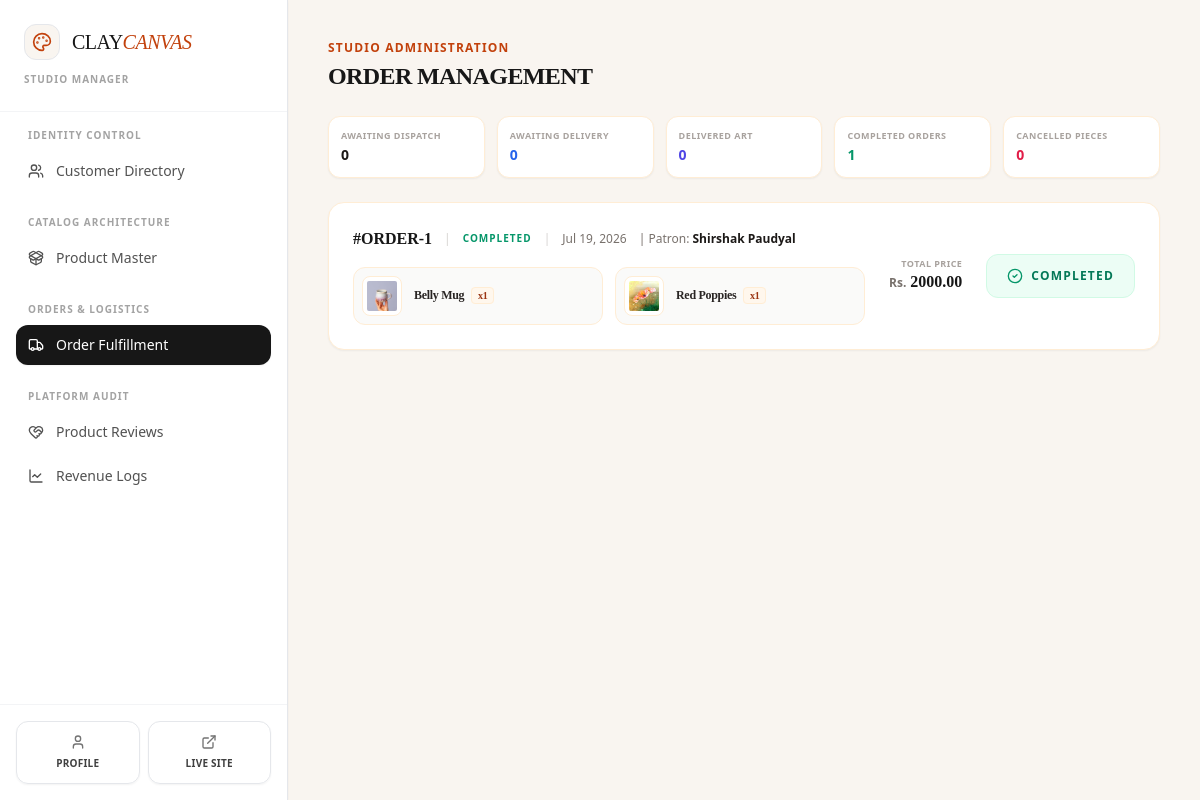
The page /dashboard/admin/?section=order-fulfillment (signed in) on the database as committed earlier.
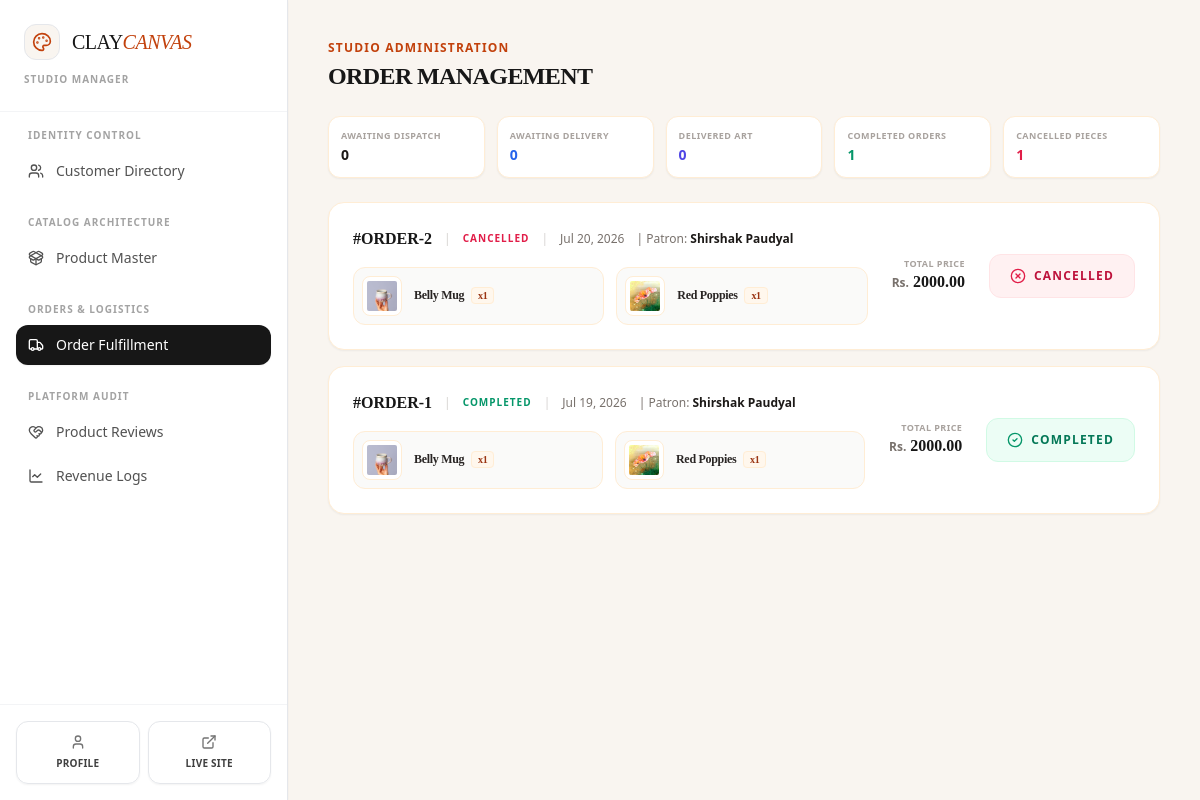
The same page on the database as committed later.
### cc_app/models.py (models this page shows, shortened)
class Order(models.Model):
    class Status(models.TextChoices):
        CONFIRMED = 'confirmed', 'Order Confirmed'
        SHIPPING = 'shipping', 'In Transit'
        DELIVERED = 'delivered', 'Delivered'
        COMPLETED = 'completed', 'Completed'
        CANCELLED = 'cancelled', 'Cancelled'
    class PaymentMethod(models.TextChoices):
        ESEWA = 'esewa', 'eSewa'
        COD = 'cod', 'Cash on Delivery'
    customer = models.ForeignKey(User, on_delete=models.CASCADE, related_name='orders')
    total_amount = models.DecimalField(max_digits=12, decimal_places=2)
    status = models.CharField(max_length=20, choices=Status.choices, default=Status.CONFIRMED)
    transaction_id = models.CharField(max_length=100, blank=True, null=True, help_text="Payment provider tracking reference ID")
    shipping_address = models.TextField()
    payment_method = models.CharField(max_length=20, choices=PaymentMethod.choices, default=PaymentMethod.ESEWA)
    created_at = models.DateTimeField(auto_now_add=True)

class User(AbstractUser):
    phone = models.CharField(max_length=20, blank=True)
    address = models.TextField(blank=True)
    profile_picture = models.ImageField(upload_to='images/user/', blank=True, null=True)

class OrderItem(models.Model):
    order = models.ForeignKey(Order, on_delete=models.CASCADE, related_name='items')
    product = models.ForeignKey(Product, on_delete=models.CASCADE)
    price_at_purchase = models.DecimalField(max_digits=10, decimal_places=2)
    quantity = models.PositiveIntegerField(default=1)

class Product(models.Model):
    class Category(models.TextChoices):
        PAINTINGS = 'paintings', 'Original Paintings'
        POTTERY = 'pottery', 'Handmade Pottery'
        CERAMICS = 'ceramics', 'Sculptures & Ceramics'
        PRINTS = 'prints', 'Canvas & Fine Art Prints'
        ACCESSORIES = 'accessories', 'Art Supplies & Displays'
    name = models.CharField(max_length=255)
    category = models.CharField(max_length=30, choices=Category.choices)
    description = models.TextField(help_text="Detailed description of the artwork, dimensions, and materials used.")
    price = models.DecimalField(max_digits=10, decimal_places=2)
    stock = models.PositiveIntegerField(default=1, help_text="Set to 1 for unique, original one-off masterworks.")
    product_image = models.ImageField(upload_to='images/products/')
    is_active = models.BooleanField(default=True)
    created_at = models.DateTimeField(auto_now_add=True)

### cc_app/views/dashboard.py (the view)
# urls.py: path('dashboard/admin/', admin_dashboard_view, name='admin_dashboard'),
@login_required
def admin_dashboard_view(request):
    if not request.user.is_staff:
        messages.error(request, "You do not have permission to access the admin dashboard.")
        return redirect('/')
    section = request.GET.get('section', 'customer-management')
    context = {
        'section': section,
        'awaiting_dispatch_count': Order.objects.filter(status='confirmed').count(),
        'awaiting_delivery_count': Order.objects.filter(status='shipping').count(),
        'delivered_count': Order.objects.filter(status='delivered').count(),
        'completed_count': Order.objects.filter(status='completed').count(),
        'cancelled_count': Order.objects.filter(status='cancelled').count(),
        'total_gross_revenue': Order.objects.filter(status='completed').aggregate(total=models.Sum('total_amount'))['total'] or 0,
    }
    if section == 'customer-management':
        context['customers'] = User.objects.filter(is_staff=False).order_by('-date_joined')
    elif section == 'product-management':
        context['products'] = Product.objects.all().order_by('-created_at')
    elif section == 'order-fulfillment':
        context['orders'] = Order.objects.all().order_by('-created_at')
    elif section == 'product-reviews':
        context['reviews'] = None
    elif section == 'revenue-logs':
        context['revenue_logs'] = Order.objects.filter(status='completed').order_by('-created_at')
    return render(request,'dashboard/admin_dashboard.html', context)

### cc_app/templates/dashboard/admin_dashboard.html (shortened to what the changed rows need)
<!DOCTYPE html>
<html lang="en">
<head>
    {% load static %}
    <link href="{% static 'css/styles.css' %}" rel="stylesheet" />
</head>
<body class="bg-[#f9f5f0] flex min-h-screen overflow-hidden text-neutral-900">
    <aside class="w-72 bg-white flex flex-col shadow-sm relative z-30 border-r border-gray-200">
        <div class="p-6 border-b border-gray-100">
            <div class="flex items-center gap-3">
                <h1 class="text-xl font-serif font-normal tracking-tight text-neutral-900">
                    CLAY<span class="text-orange-700 italic font-light">CANVAS</span>
                </h1>
            </div>
        </div>
    </aside>
    <main class="flex-grow flex flex-col h-screen overflow-y-auto bg-[#f9f5f0] p-6 lg:p-10">
        <div class="max-w-7xl w-full mx-auto">
            {% if section == 'customer-management' or not section %}
                {% include 'dashboard/admin/_customer_management.html' %}
            {% elif section == 'product-management' %}
                {% include 'dashboard/admin/_product_management.html' %}
            {% elif section == 'order-fulfillment' %}
                {% include 'dashboard/admin/_order_fulfillment.html' %}
            {% elif section == 'product-reviews' %}
                {% include 'dashboard/admin/_product_reviews.html' %}
            {% elif section == 'revenue-logs' %}
                {% include 'dashboard/admin/_revenue_logs.html' %}
            {% endif %}
        </div>
    </main>
</body>
</html>

### cc_app/templates/dashboard/admin/_order_fulfillment.html (shortened to what the changed rows need)
<div class="space-y-6">
    <div class="flex flex-col xl:flex-row xl:items-center justify-between gap-6">
        <div>
            <h2 class="text-xs font-bold uppercase tracking-widest text-orange-700 mb-1">Studio Administration</h2>
            <h1 class="text-2xl font-bold text-stone-950 tracking-tight uppercase font-serif">Order Management</h1>
        </div>
        <div class="grid grid-cols-2 sm:grid-cols-5 gap-3 w-full xl:w-auto">
            <div class="bg-white border border-orange-100 rounded-xl p-3 flex flex-col justify-center min-w-[140px] shadow-sm">
                <span class="text-[9px] uppercase font-bold tracking-wider text-stone-400 block mb-0.5">Cancelled Pieces</span>
                <span class="text-sm font-bold text-rose-600">{{ cancelled_count }}</span>
            </div>
        </div>
    </div>
    <div class="space-y-4">
        {% for order in orders %}
            <div class="bg-white border border-orange-100 rounded-2xl p-6 flex flex-col lg:flex-row lg:items-center justify-between gap-6 hover:border-orange-200 transition-all shadow-sm group">
                <div class="space-y-4 flex-grow w-full">
                    <div class="flex flex-wrap items-center gap-3">
                        <span class="font-bold text-base text-stone-950 font-serif">#ORDER-{{ order.id }}</span>
                        <span class="text-xs text-stone-300 font-light">|</span>
                        <span class="text-[10px] font-bold uppercase tracking-widest
                            {% if order.status == 'confirmed' %} text-amber-600
                            {% elif order.status == 'shipping' %} text-blue-600
                            {% elif order.status == 'delivered' %} text-indigo-600
                            {% elif order.status == 'cancelled' %} text-rose-600
                            {% else %} text-emerald-600 {% endif %}">
                            {{ order.get_status_display }}
                        </span>
                        <span class="text-xs text-stone-300 font-light">|</span>
                        <span class="text-xs text-stone-500 font-medium">{{ order.created_at|date:"M d, Y" }}</span>
                        <span class="text-xs text-stone-500 font-medium">| Patron: <strong class="text-stone-900 font-semibold">{{ order.customer.get_full_name }}</strong></span>
                    </div>
                    <div class="grid grid-cols-1 sm:grid-cols-2 gap-3 max-w-4xl">
                        {% for item in order.items.all %}
                            <div class="flex items-center gap-3 bg-stone-50 border border-orange-100 p-2 rounded-xl">
                                <div class="w-10 h-10 bg-white border border-orange-100 rounded-lg overflow-hidden flex items-center justify-center p-1 shrink-0">
                                    {% if item.product.product_image %}
                                        <img src="{{ item.product.product_image.url }}" alt="{{ item.product.name }}" class="w-full h-full object-cover rounded-sm">
                                    {% else %}
                                        <i data-lucide="palette" class="w-5 h-5 text-stone-300"></i>
                                    {% endif %}
                                </div>
                                <span class="text-stone-800 text-xs font-bold tracking-tight truncate flex-grow font-serif">
                                    {{ item.product.name }}
                                    <span class="text-orange-800 bg-orange-50 px-1.5 py-0.5 rounded border border-orange-100 text-[10px] font-bold ml-1">x{{ item.quantity }}</span>
                                </span>
                            </div>
                        {% endfor %}
                    </div>
                </div>
                <div class="flex flex-wrap sm:flex-nowrap items-center justify-between lg:justify-end gap-6 border-t lg:border-t-0 border-stone-100 pt-4 lg:pt-0 shrink-0 w-full lg:w-auto">
                    <div class="flex flex-col lg:text-right">
                        <span class="text-[9px] uppercase font-bold tracking-wider text-stone-400">Total Price</span>
                        <div class="flex items-baseline gap-0.5">
                            <span class="text-xs font-bold text-stone-500 mr-0.5">Rs.</span>
                            <span class="text-base font-bold text-orange-950 font-serif">{{ order.total_amount }}</span>
                        </div>
                    </div>
                    <div class="flex items-center gap-2 w-full sm:w-auto justify-end">
                        {% if order.status == 'confirmed' %}
                        <a href="/order/dispatch/{{ order.id }}" class="bg-orange-700 hover:bg-orange-800 text-white font-bold h-11 px-5 rounded-xl transition-all flex items-center justify-center gap-2 text-xs uppercase tracking-widest whitespace-nowrap shadow-md">
                            <i data-lucide="package" class="w-4 h-4"></i>
                            <span>Dispatch Artwork</span>
                        </a>
                        {% elif order.status == 'delivered' %}
                        <div class="bg-stone-50 border border-orange-100 text-stone-600 font-bold h-11 px-5 rounded-xl flex items-center justify-center gap-2 text-xs uppercase tracking-widest select-none min-w-[110px]">
                            <i data-lucide="clock" class="w-4 h-4 text-indigo-600"></i>
                            <span>Awaiting Handover</span>
                        </div>
                        {% elif order.status == 'cancelled' %}
                        <div class="bg-rose-50 border border-rose-100 text-rose-700 font-bold h-11 px-5 rounded-xl flex items-center justify-center gap-2 text-xs uppercase tracking-widest select-none min-w-[110px]">
                            <i data-lucide="x-circle" class="w-4 h-4 text-rose-600"></i>
                            <span>Cancelled</span>
                        </div>
                        {% else %}
                        <div class="bg-emerald-50 border border-emerald-100 text-emerald-700 font-bold h-11 px-5 rounded-xl flex items-center justify-center gap-2 text-xs uppercase tracking-widest select-none min-w-[110px]">
                            <i data-lucide="check-circle-2" class="w-4 h-4 text-emerald-600"></i>
                            <span>Completed</span>
                        </div>
                        {% endif %}
                    </div>
                </div>
            </div>
        {% endfor %}
    </div>
</div>

Rows that differ between the two databases and show on the page:
added Order: id "2", status "CANCELLED", created_at "Jul 20, 2026", customer.get_full_name "Shirshak Paudyal", total_amount "2000.00"
added OrderItem: product.product_image (picture), product.name "Belly Mug", quantity "1", shown under "2"
added OrderItem: product.product_image (picture), product.name "Red Poppies", quantity "1", shown under "2"
Other text that changed with them:
{{ cancelled_count }}: "0" → "1"
